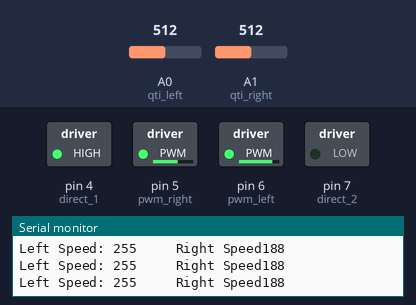
Bench run of a sketch on a simulated Arduino Uno, built with avr-gcc and run on an emulated ATmega328P. Parts: switched loads named in the sketch (green lamp = pin HIGH), the last lines printed to the serial monitor. The inputs (shaded band) are chosen by the test bench; at power-on: A0 (qti_left) = 512, A1 (qti_right) = 512.

Above: at 1.2 s.
1.3 s: A0 (qti_left) set to 900
At 2.5 s:
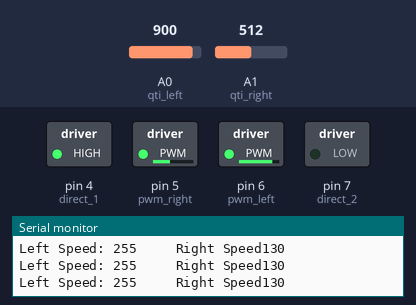
2.8 s: A1 (qti_right) set to 112
4.3 s: A1 (qti_right) set to 96
At 4.7 s:
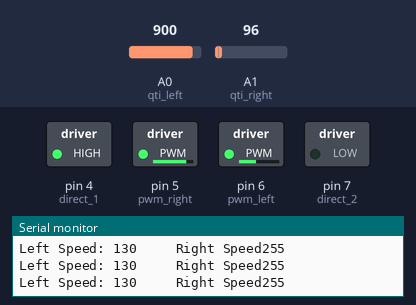
5.8 s: A0 (qti_left) set to 716
At 6.9 s:
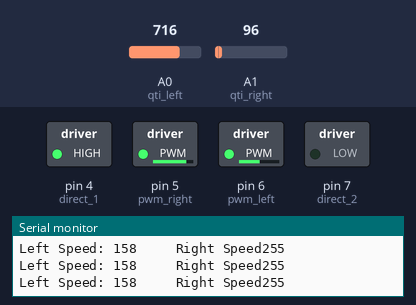
7.3 s: A0 (qti_left) set to 122
At 8.0 s:
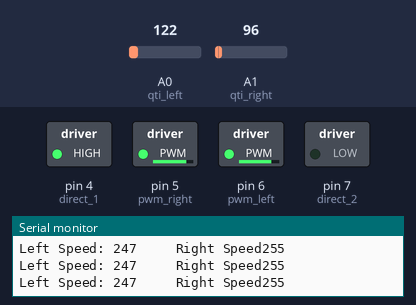
Timing chart, 0 to 9.8 s (numbered marks = the images above; inputs shaded):
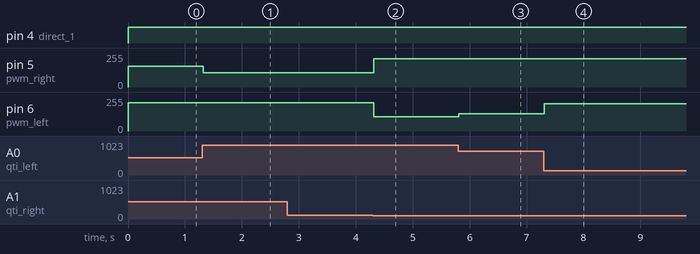

The sketch:

basicPID_line_follower.ino.ino
```cpp
/*
 * Nana Abekah                    *
 * April 3rd 2018                 *
 * CETA basic PID line follower   *
*/

#define qti_setPoint 70
#define MAX_SPEED 255

//motors and sensors ports
const int pwm_left = 6;
const int pwm_right = 5;
const int direct_1 = 4;
const int direct_2 = 7;
const int qti_right = A1;
const int qti_left = A0;

// qti clear value;
const int qtiClear = 100;

//Motor speeds
const int on_track_power = 200;
const int off_track_power = 0;

void setup() {
  // put your setup code here, to run once:
  pinMode(pwm_left, OUTPUT);
  pinMode(pwm_right, OUTPUT);
  pinMode(direct_1, OUTPUT);
  pinMode(direct_2, OUTPUT);
  pinMode(qti_right, INPUT_PULLUP);//Check to make sure this works
  pinMode(qti_left, INPUT_PULLUP);
  Serial.begin(9600);
}

//PID Constants
const float kP = .10;
const float kI = 0;
const float kD = .05;

bool on_right_last, on_left_last;
bool left, right = false;
void loop() {
  // put your main code here, to run repeatedly:
  int right_val = analogRead(qti_right);
  int left_val = analogRead(qti_left);

  float error, lastError, error_D, output, erroInte;
  int sensor_val = 0;
  if(right_val > qti_setPoint){
    sensor_val = right_val;
    //Serial.print(sensor_val);
    //Serial.println("  Right side");
  }
  if(left_val > qti_setPoint){
    sensor_val = left_val;
    //Serial.print(sensor_val);
    //Serial.println("  Left Side");
  }
  if(left_val < qti_setPoint && right_val < qti_setPoint){
    sensor_val = (left_val+right_val)/2;
    //Serial.print(sensor_val);
    //Serial.println("  Both Sides");
  }

  error = sensor_val-qti_setPoint;
  //erroInte = constrain(erroInte + error, -50, 50);
  error_D = error - lastError;
  output = ((error*kP) + (error_D*kD) + (erroInte*kI));
  lastError = error;

  int speed_1 = MAX_SPEED + output;
  int speed_2 = MAX_SPEED - output;

  if(speed_1 > MAX_SPEED){  speed_1 = MAX_SPEED;  }
  if(speed_2 > MAX_SPEED){ speed_2 = MAX_SPEED; }
  if(speed_1 < 0){  speed_1 = 0;  }
  if(speed_2 < 0){ speed_2 = 0; }

  int right_speed, left_speed = 0;
  /*if(left_val > qtiClear ){
    right_speed = speed_2;
    left_speed = speed_1;
  }
  if(right_val > qtiClear ){
    right_speed = speed_1;
    left_speed = speed_2;
  }
  if(right_val < qtiClear && left_val < qtiClear){
    right_speed = speed_1;
    left_speed = speed_1;
  }*/

  if(left_val > qtiClear || right_val > qtiClear){
    if(left_val > qtiClear ){
      right_speed = speed_2;
      left_speed = speed_1;
      left = false; // true
      right = false;
    }
    if(right_val > qtiClear ){
      right_speed = speed_1;
      left_speed = speed_2;
      left = false;
      right = false; // true
    }
  }else{
    if(left){
      right_speed = speed_1;
      left_speed = speed_2;
    }else if(right){
      right_speed = speed_2;
      left_speed = speed_1;
    }else{
      right_speed = speed_1;
      left_speed = speed_1;
    }
  }

  right_motors(left_speed/1.2);
  left_motors(right_speed/1.2);

  Serial.print("Left Speed: ");
  Serial.print(right_speed);
  Serial.print("     Right Speed");
  Serial.println(left_speed);
  delay(1);
}

void left_motors(int power){
   digitalWrite(direct_1, HIGH);
   digitalWrite(direct_2, LOW);
   analogWrite(pwm_left, power);
}

void right_motors(int power){
   digitalWrite(direct_1, HIGH);
   digitalWrite(direct_2, LOW);
   analogWrite(pwm_right, power);
}
```

Measured:
- the behaviour switches between 101 and 100 on A1 (qti_right) (found by bisection; images 1 and 2)
- after the input at 1.3 s, pin 5 (pwm_right): 156/255 → 108/255 at once
- after the input at 4.3 s, pin 5 (pwm_right): 108/255 → 212/255 at once; pin 6 (pwm_left): 212/255 → 108/255 at once
- after the input at 5.8 s, pin 6 (pwm_left): 108/255 → 131/255 at once
- after the input at 7.3 s, pin 6 (pwm_left): 131/255 → 205/255 at once
